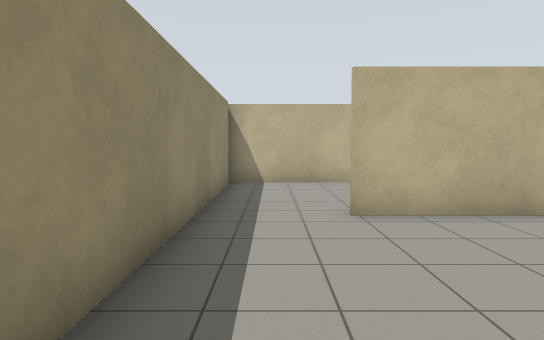
[1] (above)

16 first-person views from a walk through a Gazebo world. The camera is 1.2 m above the floor, tilts 4° down and sees 75° across. The floor is counted in squares, 1 m on a side. Each view is taken from the middle of a square. On the plan, view 1 faces up. The plan holds only what a view shows up to about 14 squares ahead; the rest is blank.

[2]
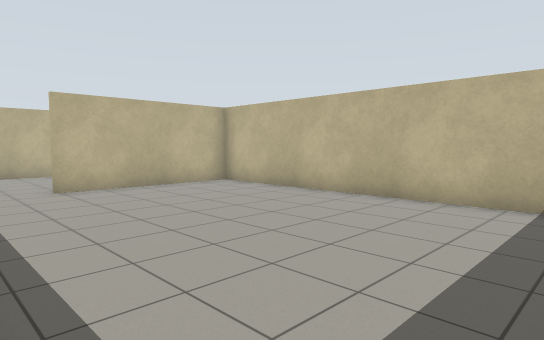

[3]
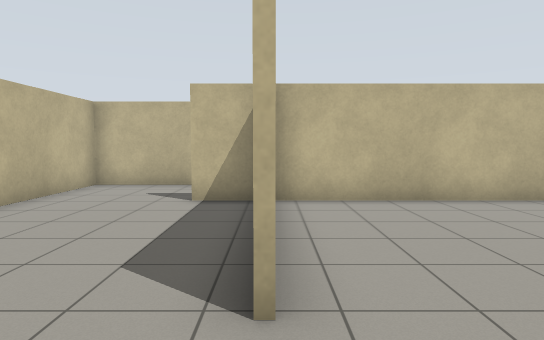

[4]
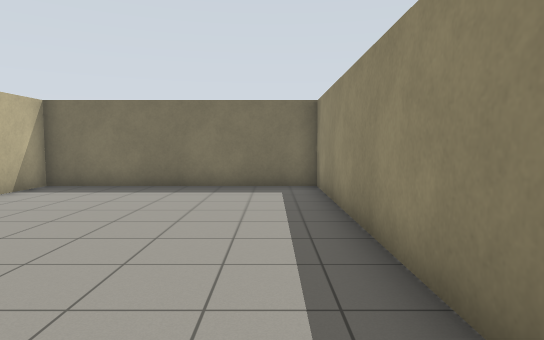

[5]
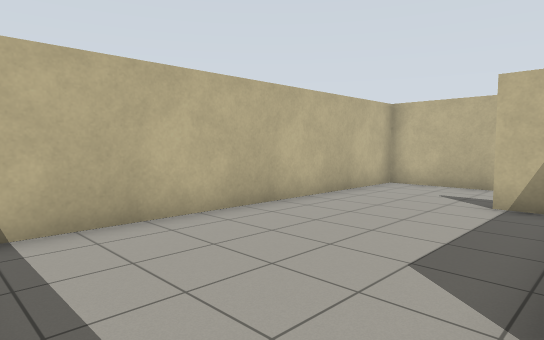

[6]
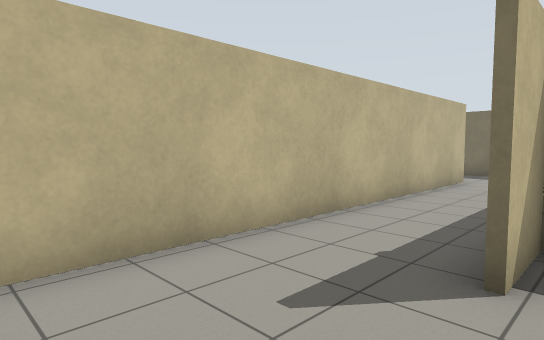

[7]
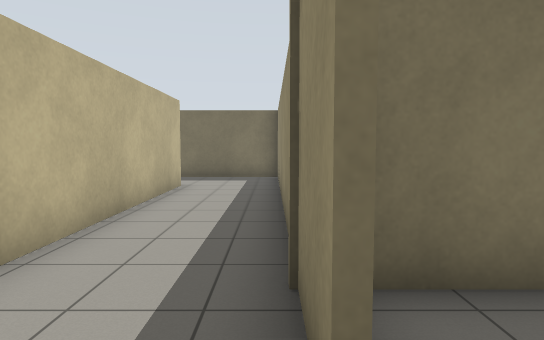

[8]
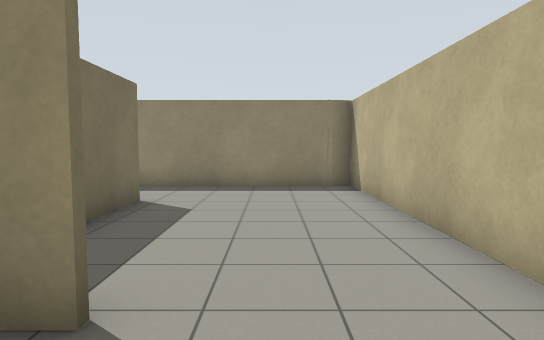

[9]
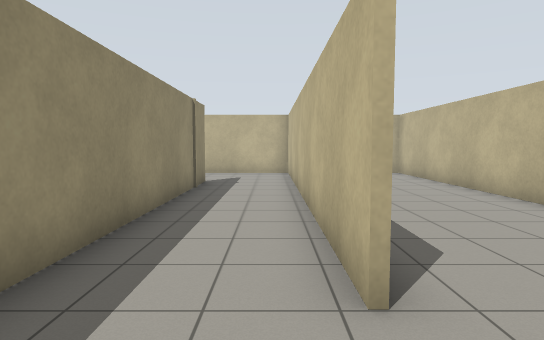

[10]
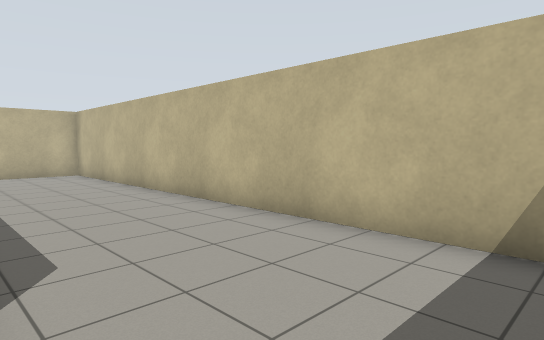

[11]
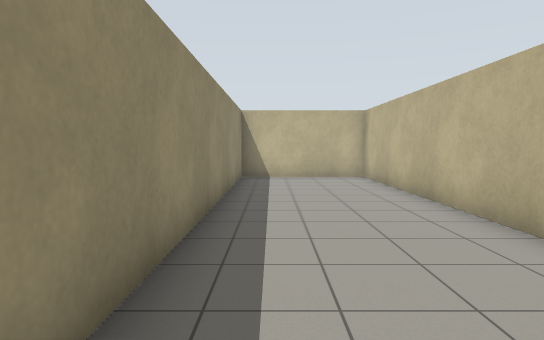

[12]
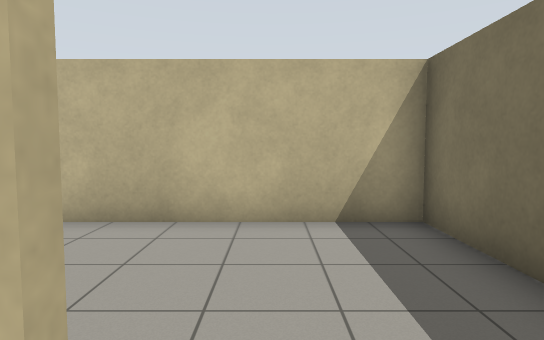

[13]
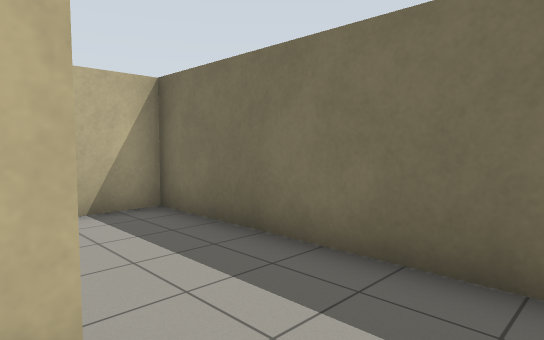

[14]
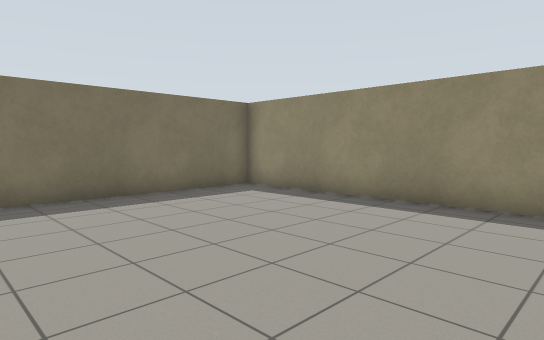

[15]
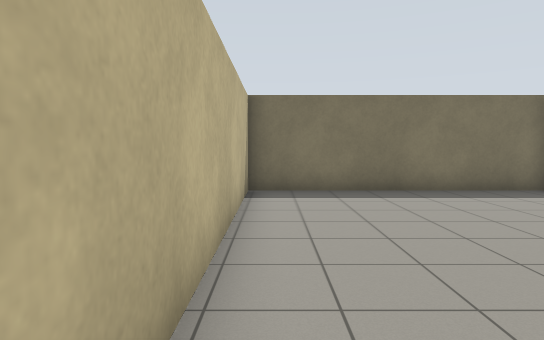

[16]
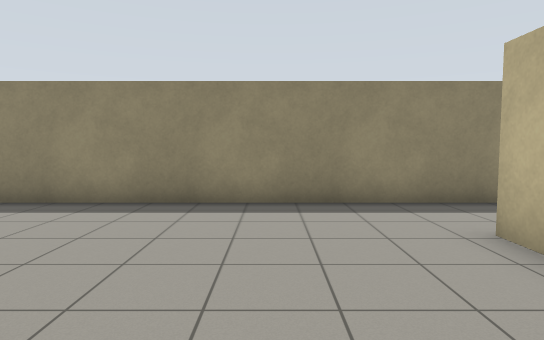

### Floor plan
Points are (right, up) in squares from view 1. A wall is a line through its corners. A room is listed if a view was taken in it or the views show most of it. See-through windows are left out.
Room 1 (views 1, 2, 3, 4, 5, 6, 7, 8, 13, 14, 15, 16)
walls: (1.2, 6.1) (6.6, 6.1) (6.6, 7.8); (6.8, 7.8) (6.8, -1.9); (9.7, -1.5) (9.7, 11.3) (-1.4, 11.3) (-1.3, 10.5); (-1.3, 10.8) (-1.3, -4.4) (6.6, -4.4) (6.6, 6) (1.2, 6)
ways out: opening at (8.5, -2) to room 2
Room 2 (views 9, 10, 11, 12)
walls: (6.8, -4.4) (14.5, -4.4) (14.5, 11.3) (9.9, 11.3) (9.9, -0.6)
ways out: opening at (8.5, -2) to room 1

Positions as (right, up) in squares from view 1, and headings:
1: (0, 0), facing up
2: (-1, -4), facing up-right
3: (-1, 6), facing right
4: (0, 6), facing down
5: (-1, 6), facing up-right
6: (6, 11), facing down-right
7: (7, 9), facing down
8: (9, 9), facing left
9: (9, -4), facing up
10: (10, -4), facing up-right
11: (11, -2), facing up
12: (9, -2), facing right
13: (8, -1), facing down-right
14: (6, 4), facing down-left
15: (6, 5), facing down
16: (6, 3), facing left
